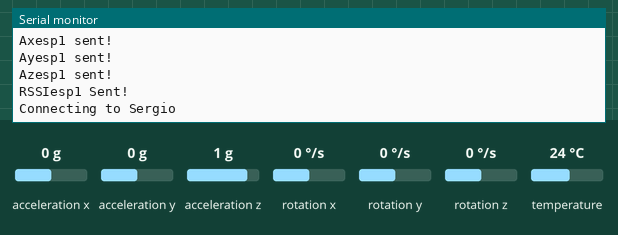
This sketch was run on a simulated ESP32. Shown: the last lines printed to the serial monitor. Inputs (shaded band) come from the test bench; at power-on: acceleration x 0 g, acceleration y 0 g, acceleration z 1 g, rotation x 0 °/s, rotation y 0 °/s, rotation z 0 °/s, temperature 24 °C. WiFi joins after 1.5 s; servers stay silent unless stated; no MQTT or app messages arrive unless stated.

Above: at 2.8 s.
2.9 s: acceleration x set to -1.4 g
At 2.9 s:
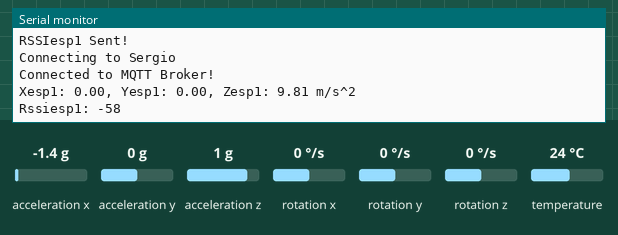
4.4 s: acceleration y set to -1.4 g
At 5.0 s:
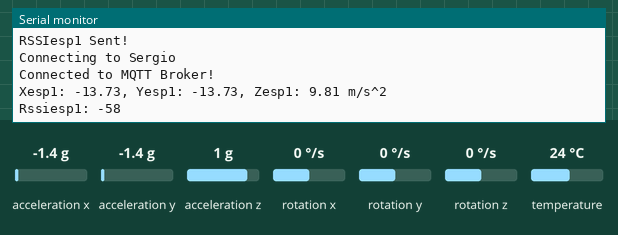
5.9 s: acceleration z set to -1.4 g
At 6.8 s:
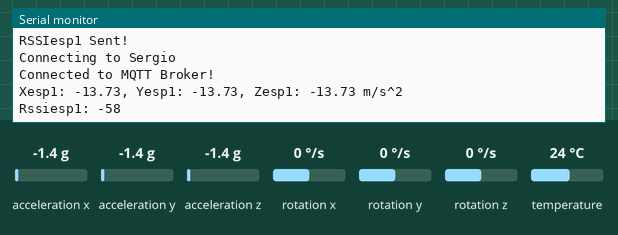

The sketch:

MPU5060Esp1.ino
```cpp
#include <Adafruit_MPU6050.h>
#include <Adafruit_Sensor.h>
#include <WiFi.h> // Enables the ESP32 to connect to the local network (via WiFi)
#include "PubSubClient.h" // Connect and publish to the MQTT broker

Adafruit_MPU6050 mpu;

// WiFi
const char *ssid = "Sergio"; // Enter your WiFi name
const char *wifi_password = "sergio123";  // Enter WiFi password

// MQTT ESP1 = Tangan Kanan
const char* mqtt_server = "192.168.43.248";  // IP of the MQTT broker
const char* mpu5060_topic = "wban/sensor/esp1";
const char* mqtt_username = "sergiocorbymqtt"; // MQTT username
const char* mqtt_password = "SergioCorby"; // MQTT password
const char* clientID = "client_mpu5060"; // MQTT client ID

int y;
int i;

// Initialise the WiFi and MQTT Client objects
WiFiClient wifiClient;
// 1883 is the listener port for the Broker
PubSubClient client(mqtt_server, 1883, wifiClient);

void setup() {
  Serial.begin(115200);
  // Connect to the WiFi
  WiFi.begin(ssid, wifi_password);
// Wait until the connection has been confirmed before continuing
  while (WiFi.status() != WL_CONNECTED) {
    y++;
    delay(500);
    Serial.print(".");
    Serial.print(y);
    if (y>=11) {
      ESP.restart();
      y = 0;
    }
  }
  Serial.println("WiFi connected");
  Serial.print("IP address: ");
  Serial.println(WiFi.localIP());
  while (!Serial)
    delay(10); // will pause Zero, Leonardo, etc until serial console opens
  Serial.println("Adafruit MPU6050 test!");

  // Try to initialize!
  if (!mpu.begin()) {
    Serial.println("Failed to find MPU6050 chip");
    while (1) {
      delay(10);
    }
  }
  Serial.println("MPU6050 Found!");
  mpu.setAccelerometerRange(MPU6050_RANGE_8_G);
  Serial.print("Accelerometer range set to: ");
  switch (mpu.getAccelerometerRange()) {
  case MPU6050_RANGE_2_G:
    Serial.println("+-2G");
    break;
  case MPU6050_RANGE_4_G:
    Serial.println("+-4G");
    break;
  case MPU6050_RANGE_8_G:
    Serial.println("+-8G");
    break;
  case MPU6050_RANGE_16_G:
    Serial.println("+-16G");
    break;
  }
  mpu.setGyroRange(MPU6050_RANGE_500_DEG);
  Serial.print("Gyro range set to: ");
  switch (mpu.getGyroRange()) {
  case MPU6050_RANGE_250_DEG:
    Serial.println("+- 250 deg/s");
    break;
  case MPU6050_RANGE_500_DEG:
    Serial.println("+- 500 deg/s");
    break;
  case MPU6050_RANGE_1000_DEG:
    Serial.println("+- 1000 deg/s");
    break;
  case MPU6050_RANGE_2000_DEG:
    Serial.println("+- 2000 deg/s");
    break;
  }

  mpu.setFilterBandwidth(MPU6050_BAND_5_HZ);
  Serial.print("Filter bandwidth set to: ");
  switch (mpu.getFilterBandwidth()) {
  case MPU6050_BAND_260_HZ:
    Serial.println("260 Hz");
    break;
  case MPU6050_BAND_184_HZ:
    Serial.println("184 Hz");
    break;
  case MPU6050_BAND_94_HZ:
    Serial.println("94 Hz");
    break;
  case MPU6050_BAND_44_HZ:
    Serial.println("44 Hz");
    break;
  case MPU6050_BAND_21_HZ:
    Serial.println("21 Hz");
    break;
  case MPU6050_BAND_10_HZ:
    Serial.println("10 Hz");
    break;
  case MPU6050_BAND_5_HZ:
    Serial.println("5 Hz");
    break;
  }

  Serial.println("");
  delay(100);
}

// Custom function to connet to the MQTT broker via WiFi
void connect_MQTT(){
  Serial.print("Connecting to ");
  Serial.println(ssid);
  // Connect to MQTT Broker
  // client.connect returns a boolean value to let us know if the connection was successful.
  // If the connection is failing, make sure you are using the correct MQTT Username and Password (Setup Earlier in the Instructable)
  if (client.connect(clientID, mqtt_username, mqtt_password)) {
    Serial.println("Connected to MQTT Broker!");
  }
  else {
    Serial.println("Connection to MQTT Broker failed...");
  }
}

void loop() {

  connect_MQTT();
  Serial.setTimeout(2000);
  /* Get new sensor events with the readings */
  sensors_event_t a, g, temp;
  mpu.getEvent(&a, &g, &temp);

  /* Print out the values */
  Serial.print("Xesp1: ");
  Serial.print(a.acceleration.x);
  Serial.print(", Yesp1: ");
  Serial.print(a.acceleration.y);
  Serial.print(", Zesp1: ");
  Serial.print(a.acceleration.z);
  Serial.println(" m/s^2");
  Serial.println("");
  Serial.print("Rssiesp1: ");
  Serial.println(WiFi.RSSI());
  Serial.println("");

  delay(500);

  // MQTT can only transmit strings
  String accelerometer_xesp1="Axesp1:"+String((float)a.acceleration.x);
  String accelerometer_yesp1="Ayesp1:"+String((float)a.acceleration.y);
  String accelerometer_zesp1="Azesp1:"+String((float)a.acceleration.z);
  String rssiesp1="Rssiesp1:"+String((float)WiFi.RSSI());

    // PUBLISH to the MQTT Broker (topic = mpu5060, defined at the beginning)

  if (client.publish(mpu5060_topic, accelerometer_xesp1.c_str())) {
    Serial.println("Axesp1 sent!");
  }
  // Again, client.publish will return a boolean value depending on whether it succeded or not.
  // If the message failed to send, we will try again, as the connection may have broken.
  else {
    Serial.println("Axesp1 failed to send. Reconnecting to MQTT Broker and trying again");
    client.connect(clientID, mqtt_username, mqtt_password);
    delay(10); // This delay ensures that client.publish doesn't clash with the client.connect call
    client.publish(mpu5060_topic, accelerometer_xesp1.c_str());
  }
  // PUBLISH to the MQTT Broker (topic = mpu5060, defined at the beginning)
  if (client.publish(mpu5060_topic, accelerometer_yesp1.c_str())) {
    Serial.println("Ayesp1 sent!");
  }
  // Again, client.publish will return a boolean value depending on whether it succeded or not.
  // If the message failed to send, we will try again, as the connection may have broken.
  else {
    Serial.println("Ayesp1 failed to send. Reconnecting to MQTT Broker and trying again");
    client.connect(clientID, mqtt_username, mqtt_password);
    delay(10); // This delay ensures that client.publish doesn't clash with the client.connect call
    client.publish(mpu5060_topic, accelerometer_yesp1.c_str());
  }
  // PUBLISH to the MQTT Broker (topic = mpu5060, defined at the beginning)
  if (client.publish(mpu5060_topic, accelerometer_zesp1.c_str())) {
    Serial.println("Azesp1 sent!");
  }
  // Again, client.publish will return a boolean value depending on whether it succeded or not.
  // If the message failed to send, we will try again, as the connection may have broken.
  else {
    Serial.println("Azesp1 failed to send. Reconnecting to MQTT Broker and trying again");
    client.connect(clientID, mqtt_username, mqtt_password);
    delay(10); // This delay ensures that client.publish doesn't clash with the client.connect call
    client.publish(mpu5060_topic, accelerometer_zesp1.c_str());
  }
  // PUBLISH to the MQTT Broker (topic = mpu5060, defined at the beginning)
  if (client.publish(mpu5060_topic, rssiesp1.c_str())) {
    Serial.println("RSSIesp1 Sent!");
  }
  // Again, client.publish will return a boolean value depending on whether it succeded or not.
  // If the message failed to send, we will try again, as the connection may have broken.
  else {
    Serial.println("RSSIesp1 failed to send. Reconnecting to MQTT Broker and trying again");
    client.connect(clientID, mqtt_username, mqtt_password);
    delay(10); // This delay ensures that client.publish doesn't clash with the client.connect call
    client.publish(mpu5060_topic, rssiesp1.c_str());
  }
  client.disconnect();  // disconnect from the MQTT broker
  delay(0.5*60);       // print new values every 1 Minute
}
```

Measured:
- after the input at 4.4 s, the serial monitor: prints a new line after 0.19 s (image 2)
- after the input at 5.9 s, the serial monitor: prints a new line after 0.45 s (image 3)
